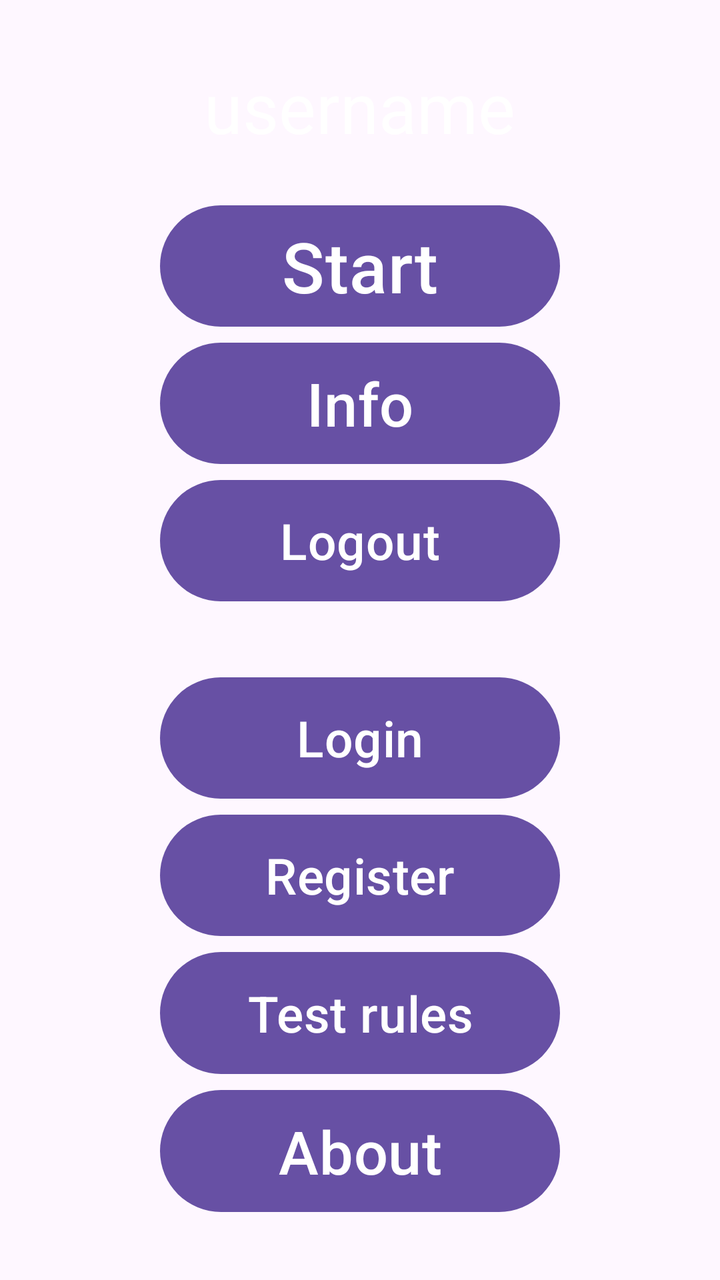
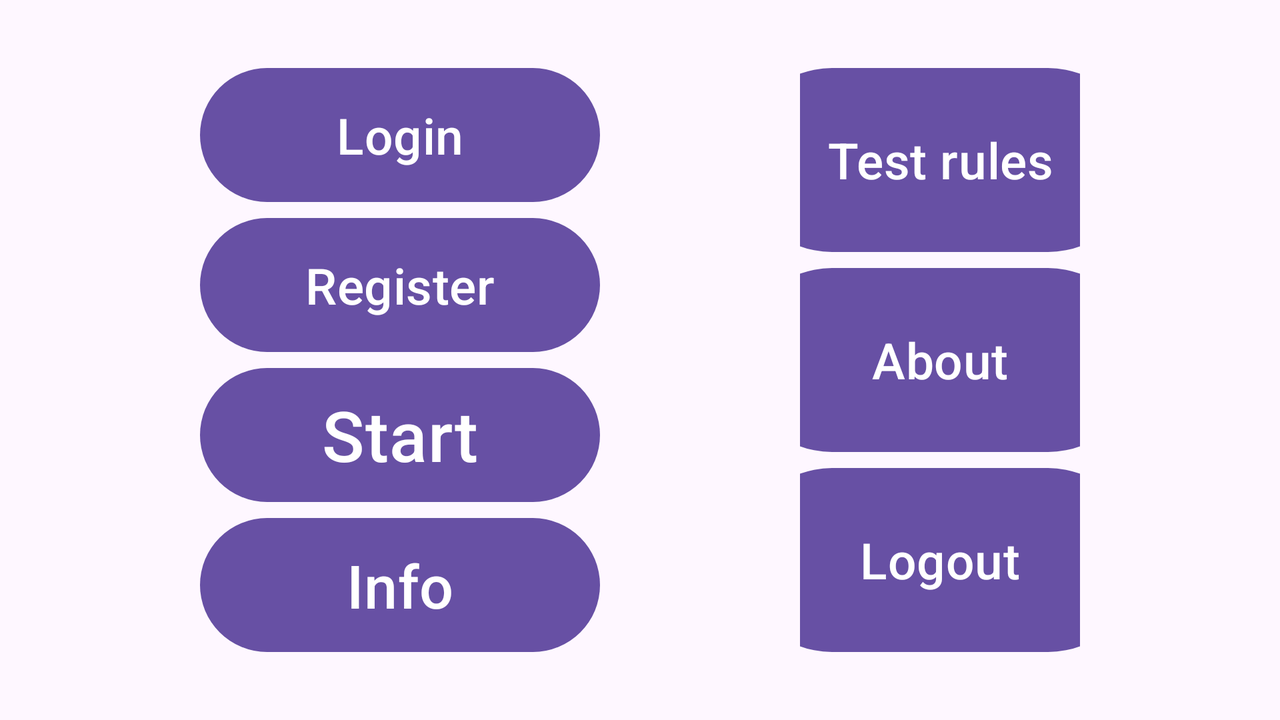

Compare how this app lays out the same screen by default and in its alternative resource folder. The renders come first, then the two layout files and the values they reference.
<!-- AndroidManifest.xml: application theme Theme.Quiz -->
<!-- res/layout/activity_main.xml -->
<?xml version="1.0" encoding="utf-8"?>
<layout xmlns:android="http://schemas.android.com/apk/res/android">

    <LinearLayout
        android:layout_width="match_parent"
        android:layout_height="match_parent"
        android:background="@drawable/unsplash"
        android:gravity="center"
        android:orientation="vertical">

        <TextView
            android:id="@+id/username"
            android:layout_width="wrap_content"
            android:layout_height="0dp"
            android:layout_weight="1"
            android:layout_marginTop="30dp"
            android:text="@string/username"
            android:textColor="#FFFFFF"
            android:textSize="35sp" />

        <Button
            android:id="@+id/start_test"
            android:layout_width="200dp"
            android:layout_height="0dp"
            android:layout_gravity="center"
            android:layout_weight="1"
            android:text="@string/start"
            android:textSize="35sp" />


        <Button
            android:id="@+id/info"
            android:layout_width="200dp"
            android:layout_height="0dp"
            android:layout_weight="1"
            android:text="@string/info"
            android:textSize="30sp" />


        <Button
            android:id="@+id/logout"
            android:layout_width="200dp"
            android:layout_height="0dp"
            android:layout_weight="1"
            android:text="@string/logout"
            android:textSize="25sp" />


        <Button
            android:id="@+id/login"
            android:layout_width="200dp"
            android:layout_height="0dp"
            android:layout_weight="1"
            android:layout_marginTop="30dp"
            android:text="@string/login"
            android:textSize="25sp" />


        <Button
            android:id="@+id/register"
            android:layout_width="200dp"
            android:layout_height="0dp"
            android:layout_weight="1"
            android:text="@string/register"
            android:textSize="25sp" />


        <Button
            android:id="@+id/testRules"
            android:layout_width="200dp"
            android:layout_height="0dp"
            android:layout_weight="1"
            android:text="@string/test_rules"
            android:textSize="25sp" />

        <Button
            android:id="@+id/about"
            android:layout_width="200dp"
            android:layout_height="0dp"
            android:layout_weight="1"
            android:layout_marginBottom="30dp"
            android:text="@string/about"
            android:textSize="30sp" />


    </LinearLayout>
</layout>
<!-- resources referenced by this layout -->
<resources>
  <string name="about">About</string>
  <string name="info">Info</string>
  <string name="login">Login</string>
  <string name="logout">Logout</string>
  <string name="register">Register</string>
  <string name="start">Start</string>
  <string name="test_rules">Test rules</string>
  <string name="username">username</string>
  <style name="Theme.Quiz" parent="Base.Theme.Quiz" />
  <style name="Base.Theme.Quiz" parent="Theme.Material3.DayNight.NoActionBar">
      
      
  
  </style>
</resources>
<!-- res/layout-land/activity_main.xml (the repository's variant of the layout above) -->
<!-- drawn on the phone turned sideways -->
<?xml version="1.0" encoding="utf-8"?>
<layout xmlns:android="http://schemas.android.com/apk/res/android">

    <LinearLayout
        xmlns:tools="http://schemas.android.com/tools"
        android:layout_width="match_parent"
        android:layout_height="match_parent"
        android:orientation="horizontal"
        android:gravity="center"
        android:background="@drawable/unsplash"
        >

        <LinearLayout
            android:layout_width="wrap_content"
            android:layout_height="match_parent"
            android:orientation="vertical"
            android:layout_marginStart="100dp"
            android:layout_marginEnd="50dp"
            android:paddingVertical="30dp"
            android:gravity="center">


            <Button
                android:id="@+id/login"
                android:layout_width="200dp"
                android:layout_height="0dp"

                android:layout_weight="1"
                android:textSize="25sp"
                android:text="@string/login" />



            <Button
                android:id="@+id/register"
                android:layout_width="200dp"
                android:layout_height="0dp"
                android:layout_weight="1"
                android:textSize="25sp"
                android:text="@string/register" />

            <Button
                android:id="@+id/start_test"
                android:layout_width="200dp"
                android:layout_height="0dp"
                android:layout_gravity="center"
                android:layout_weight="1"
                android:textSize="35sp"
                android:text="@string/start" />


            <Button
                android:id="@+id/info"
                android:layout_width="200dp"
                android:layout_height="0dp"
                android:layout_weight="1"
                android:textSize="30sp"
                android:text="@string/info" />


        </LinearLayout>

        <LinearLayout
            android:layout_width="wrap_content"
            android:layout_height="match_parent"
            android:orientation="vertical"
            android:layout_marginEnd="100dp"
            android:layout_marginStart="50dp"
            android:paddingVertical="30dp"
            android:gravity="center">

            <Button
                android:id="@+id/testRules"
                android:layout_width="200dp"
                android:layout_height="0dp"
                android:layout_weight="1"
                android:textSize="25sp"
                android:text="@string/test_rules" />

            <Button
                android:id="@+id/about"
                android:layout_width="200dp"
                android:layout_height="0dp"
                android:layout_weight="1"
                android:textSize="25sp"
                android:text="@string/about" />

            <Button
                android:id="@+id/logout"
                android:layout_width="200dp"
                android:layout_height="0dp"
                android:layout_weight="1"
                android:textSize="25sp"
                android:text="@string/logout" />

        </LinearLayout>

    </LinearLayout>
</layout>
<!-- resources referenced by the variant -->
<!-- as the phone turned sideways resolves them -->
<resources>
  <string name="about">About</string>
  <string name="info">Info</string>
  <string name="login">Login</string>
  <string name="logout">Logout</string>
  <string name="register">Register</string>
  <string name="start">Start</string>
  <string name="test_rules">Test rules</string>
  <style name="Theme.Quiz" parent="Base.Theme.Quiz" />
  <style name="Base.Theme.Quiz" parent="Theme.Material3.DayNight.NoActionBar">
      
      
  
  </style>
</resources>
